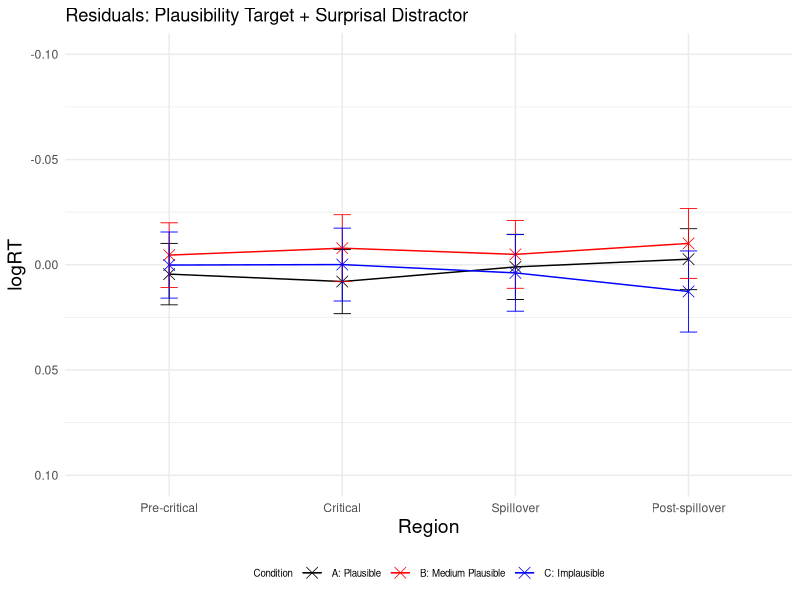
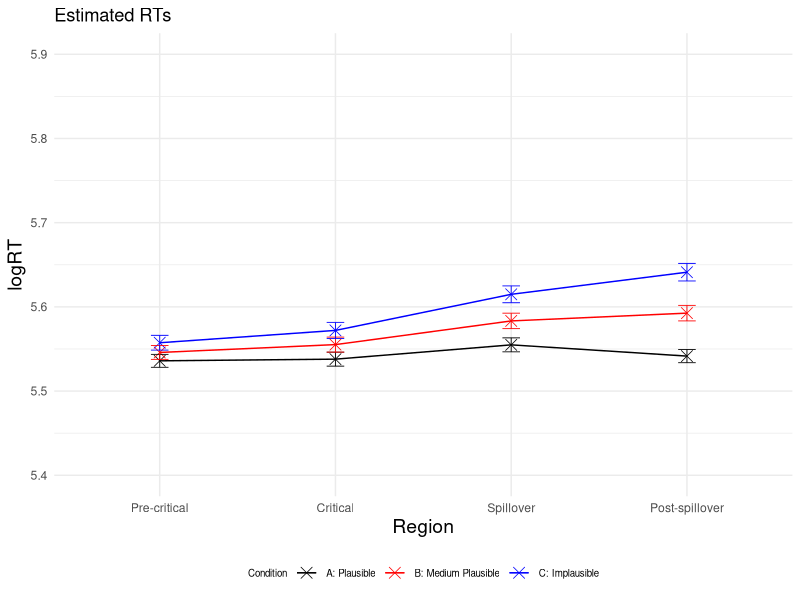
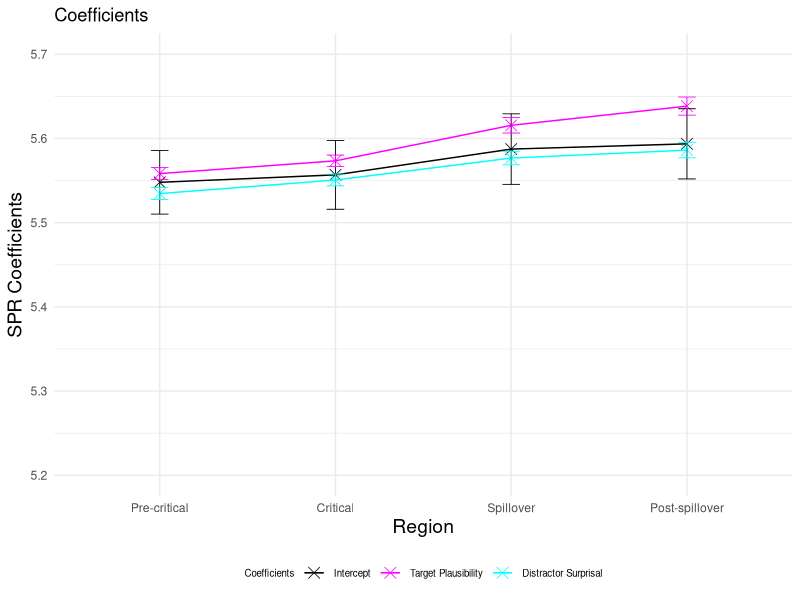
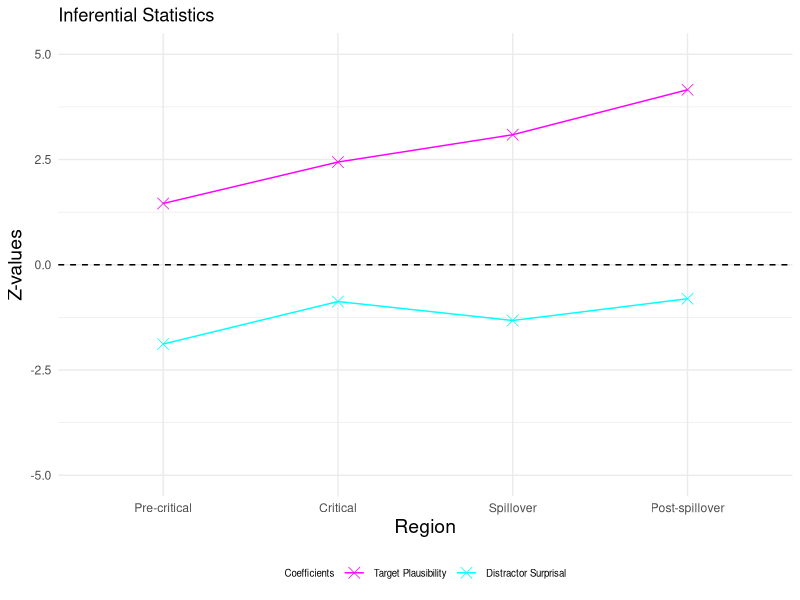
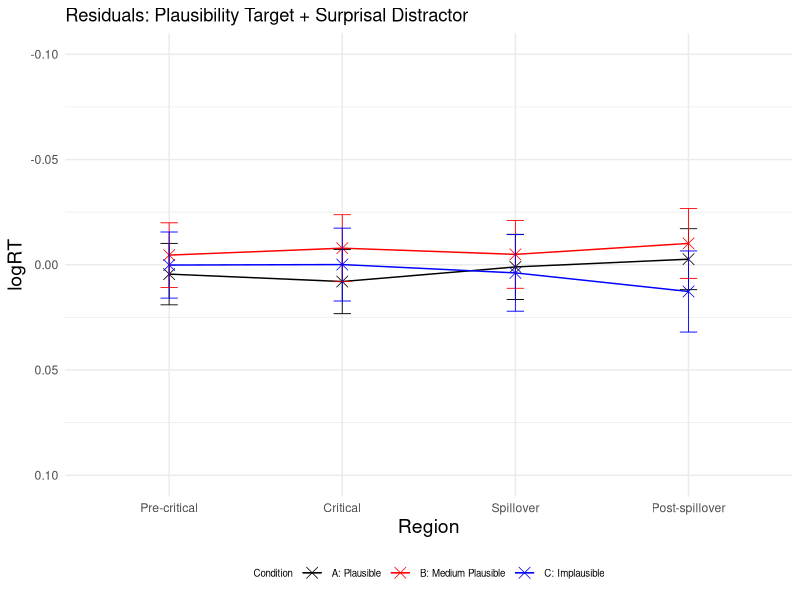
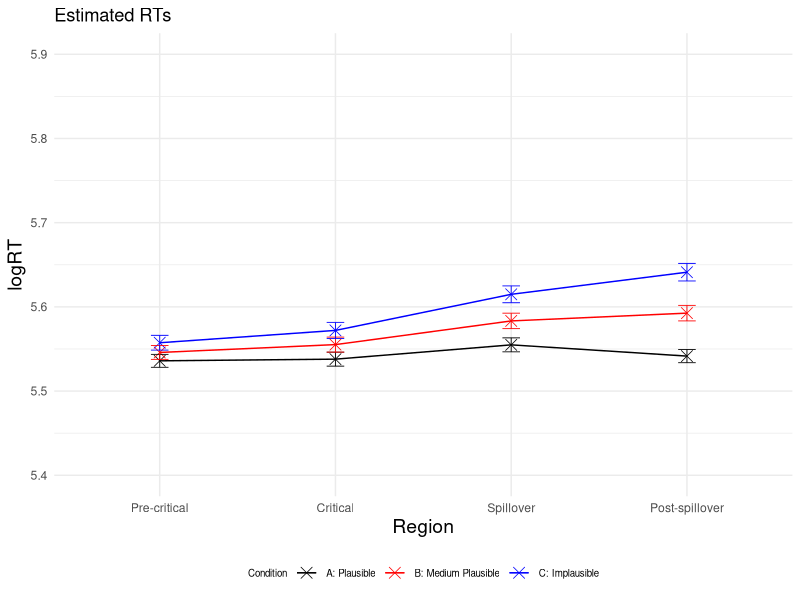
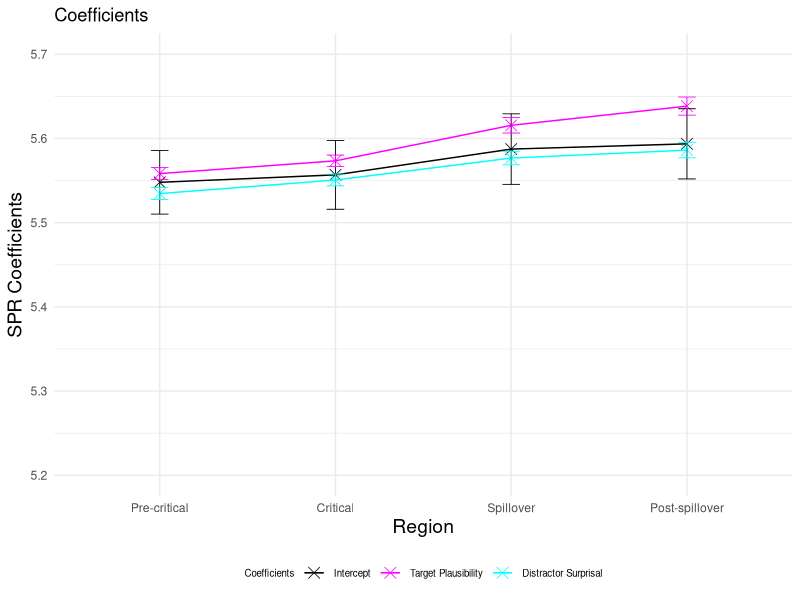
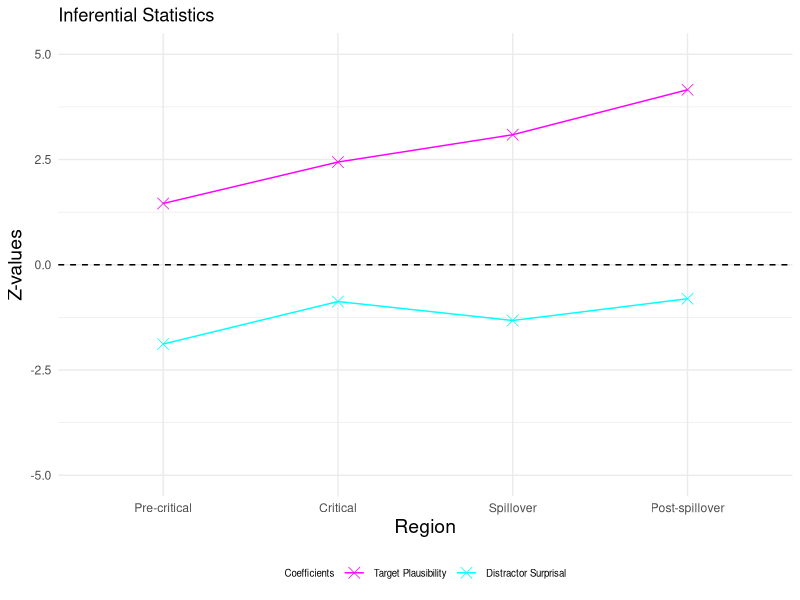

Recreate these plots in R, in order.
### LMER Analysis ###

# load packages
library(lme4) 
library(lmerTest) #for printing p-values (results are the same like when using lme4, but causes error message that model failed to converge)
library(dplyr)
library(ggplot2)

setwd("~/Downloads/Master_Thesis/3_SPR_Study_2/Results_SPR_Plaus_single/")

GP6 <- read.csv("GP6SPR_processed.csv") #read file after removing outliers

# create empty tables to add later residuals, estimated logRTs, p-values and coefficients
residuals <- data.frame(
  Region = character(0),
  Condition = character(0),
  Residual = numeric(0),
  SE_Residual = numeric(0)
)

logRT_estimated <- data.frame(
  Region = character(0),
  Condition = character(0),
  Estimated_logRT = numeric(0),
  SE_Estimated = numeric(0)
)

p_values <- data.frame(
  Region = character(0),
  p_value_plausibility_target = numeric(0),
  p_value_surprisal_distractor = numeric(0)
)

SPR_coefficients <- data.frame(
  Region = character(0),
  Estimate = character(0),
  Estimate_value = numeric(0),
  Estimate_error = numeric(0),
  Z_value = numeric(0)
)


# define regions and conditions
regions <- c("Pre-critical", "Critical", "Spillover", "Post-spillover") 
conditions <- c("A", "B", "C") 


### loop through each of the 4 regions ###
for (region in regions) 
{
  # Precritical region
  region_subset <- subset(GP6, Region == region)

  # standardise predictors (target plausibility (per-trial) and distractor surprisal (pre-test))
  region_subset$scaled_Plaus_per_region <- scale(region_subset$Plaus_target_avg)
  region_subset$scaled_Surprisaldist_per_region <- scale(region_subset$Surprisal_distractor)
  
  # invert predictor target plausibility
  region_subset$inverted_scaled_Plaus_per_region <- (region_subset$scaled_Plaus_per_region) * (-1)
  
  #log transform reading times
  region_subset$logRT_per_region <- log(region_subset$ReadingTime)
  
  
  # fit linear mixed-effects regression model for each region
  model_per_region <- lmerTest::lmer(logRT_per_region ~ inverted_scaled_Plaus_per_region + scaled_Surprisaldist_per_region + 
                              (1 + inverted_scaled_Plaus_per_region + scaled_Surprisaldist_per_region | Subject) + 
                              (1 + inverted_scaled_Plaus_per_region + scaled_Surprisaldist_per_region | Item), data = region_subset)
  
  # print summary of the model
  summary_per_region <- summary(model_per_region)
  print(summary_per_region)
  
  # calculate p-values
  p_values_per_region <- summary_per_region$coefficients[, "Pr(>|t|)"]
  new_row_p_value <- data.frame(Region = region, 
                                p_value_plausibility_target = p_values_per_region[2], 
                                p_value_surprisal_distractor = p_values_per_region[3])
  p_values <- rbind(p_values, new_row_p_value) # add to p-values table
  
  # extract intercept and coefficients (target plausibility and distractor surprisal) added to intercept
  coefficients_per_region <- summary_per_region$coefficients
  intercept <- coefficients_per_region["(Intercept)", 1]
  plaus_target_coeff <- coefficients_per_region["(Intercept)", 1] + coefficients_per_region["inverted_scaled_Plaus_per_region", 1]
  surprisal_distractor_coeff <- coefficients_per_region["(Intercept)", 1] + coefficients_per_region["scaled_Surprisaldist_per_region", 1]
  
  # add error bars for intercept and coefficients (target plausibility and distractor surprisal) 
  new_row_coefficient <- data.frame(Region = region, 
                                    Estimate = "Intercept", 
                                    Estimate_value = intercept, 
                                    Estimate_error = coefficients_per_region["(Intercept)", 2],
                                    Z_value = 0)
  SPR_coefficients <- rbind(SPR_coefficients, new_row_coefficient) # add to coefficients table
  
  new_row_coefficient <- data.frame(Region = region,
                                    Estimate = "Plausability",
                                    Estimate_value = plaus_target_coeff,
                                    Estimate_error = coefficients_per_region["inverted_scaled_Plaus_per_region", 2],
                                    Z_value = coefficients_per_region["inverted_scaled_Plaus_per_region", 1] / coefficients_per_region["inverted_scaled_Plaus_per_region", 2])
  SPR_coefficients <- rbind(SPR_coefficients, new_row_coefficient) # add to coefficients table
  
  new_row_coefficient <- data.frame(Region = region,
                                    Estimate = "Surprisal", 
                                    Estimate_value = surprisal_distractor_coeff, 
                                    Estimate_error = coefficients_per_region["scaled_Surprisaldist_per_region", 2],
                                    Z_value = coefficients_per_region["scaled_Surprisaldist_per_region", 1] / coefficients_per_region["scaled_Surprisaldist_per_region", 2])
  SPR_coefficients <- rbind(SPR_coefficients, new_row_coefficient) # add to coefficients table
  
  
  
  ### loop through each of the 3 conditions ###
  for (condition in conditions)
  {
    # extract subset for each condition
    region_per_condition <- subset(region_subset, Condition == condition)
    # predict logRTs for each condition separately, within each of the 4 regions
    region_per_condition$region_per_condition_Predicted <- predict(model_per_region, newdata = region_per_condition,  type = "response")
    
    # print observed mean logRTs
    region_per_condition_logRT_observed <- mean(region_per_condition$logRT_per_region)

    # print estimated mean logRTs
    region_per_condition_logRT_estimated <- mean(region_per_condition$region_per_condition_Predicted, na.rm = TRUE)
    
    # calculate residuals (observed logRTs - estimated logRTs)
    Residual_region_per_condition <- mean(region_per_condition$logRT_per_region) - mean(region_per_condition$region_per_condition_Predicted, na.rm = TRUE)

    # calculate standard error for residuals
    SE_residuals_region_per_condition <- sqrt(sd(region_per_condition$logRT, na.rm = TRUE)^2/length(region_per_condition$logRT) + sd(region_per_condition$region_per_condition_Predicted, na.rm = TRUE)^2/length(region_per_condition$region_per_condition_Predicted))
    
    # add to residuals table
    new_row_residuals <- data.frame(Region = region, Condition = condition, Residual = Residual_region_per_condition, SE_Residual = SE_residuals_region_per_condition)
    residuals <- rbind(residuals, new_row_residuals)
    
    # calculate standard error for estimated logRTs
    SE_estimated_region_per_condition <- sd(region_per_condition$region_per_condition_Predicted, na.rm = TRUE) / sqrt(length(region_per_condition$region_per_condition_Predicted)) 
    
    # add to estimated logRTs table
    new_row_logRT_estimated <- data.frame(Region = region, Condition = condition, Estimated_logRT = region_per_condition_logRT_estimated, SE_Estimated = SE_estimated_region_per_condition)
    logRT_estimated <- rbind(logRT_estimated, new_row_logRT_estimated)
  }
}



### VISUALIZATIONS ###

# Create a line plot for residuals
p <- ggplot(residuals, aes(x = factor(Region, levels = c("Pre-critical", "Critical", "Spillover", "Post-spillover")), 
                           y = Residual, color = Condition, group = Condition)) + geom_point(shape = 4, size = 3.5, stroke = 0.4) + geom_line(linewidth=0.5) + ylim (0.10, -0.10)
p <- p + theme_minimal() + geom_errorbar(aes(ymin=Residual-SE_Residual, ymax=Residual+SE_Residual), width=.1, size=0.3) 
p <- p + scale_color_manual(name="Condition", labels=c("A: Plausible", "B: Medium Plausible", "C: Implausible"), values=c("#000000", "#FF0000", "#0000FF"))
p <- p + labs(x="Region", y="logRT", title = "Residuals: Plausibility Target + Surprisal Distractor") 
p <- p + theme(legend.position="bottom", legend.text=element_text(size=7), legend.title=element_text(size=7), axis.title.x = element_text(size = 14), axis.title.y = element_text(size = 14)) 
p 
ggsave("Residuals_Plot.pdf", p, width=4, height=4)


# Create a line plot for estimated logRTs
p <- ggplot(logRT_estimated, aes(x = factor(Region, levels = c("Pre-critical", "Critical", "Spillover", "Post-spillover")), 
                                 y = Estimated_logRT, color = Condition, group = Condition)) + geom_point(shape = 4, size = 3.5, stroke = 0.4) + geom_line(linewidth=0.5) + ylim (5.4, 5.9)
p <- p + theme_minimal() + geom_errorbar(aes(ymin=Estimated_logRT-SE_Estimated, ymax=Estimated_logRT+SE_Estimated), width=.1, size=0.3) 
p <- p + scale_color_manual(name="Condition", labels=c("A: Plausible", "B: Medium Plausible", "C: Implausible"), values=c("#000000", "#FF0000", "#0000FF"))
p <- p + labs(x="Region", y="logRT", title = "Estimated RTs") 
p <- p + theme(legend.position="bottom", legend.text=element_text(size=7), legend.title=element_text(size=7), axis.title.x = element_text(size = 14), axis.title.y = element_text(size = 14)) 
p 
ggsave("Estimated_RTs_Plot.pdf", p, width=4, height=4)


# Plot intercept and coefficients added to intercept
p <- ggplot(SPR_coefficients, aes(x = factor(Region, levels = c("Pre-critical", "Critical", "Spillover", "Post-spillover")), 
                                 y = Estimate_value, color = Estimate, group = Estimate)) + geom_point(shape = 4, size = 3.5, stroke = 0.4) + geom_line(linewidth=0.5) + ylim (5.2, 5.7)
p <- p + theme_minimal() + geom_errorbar(aes(ymin=Estimate_value-Estimate_error, ymax=Estimate_value+Estimate_error), width=.1, size=0.3) 
p <- p + scale_color_manual(name="Coefficients", labels=c("Intercept", "Target Plausibility", "Distractor Surprisal"), values=c("#000000", "#FF00FF", "#00FFFF"))
p <- p + labs(x="Region", y="SPR Coefficients", title = "Coefficients") 
p <- p + theme(legend.position="bottom", legend.text=element_text(size=7), legend.title=element_text(size=7), axis.title.x = element_text(size = 14), axis.title.y = element_text(size = 14)) 
p 
ggsave("Intercept_Coefficients_Plot.pdf", p, width=4, height=4)


# plot effect sizes (z-vaues)
Effect_sizes <- subset(SPR_coefficients, Estimate != 'Intercept')

p <- ggplot(Effect_sizes, aes(x = factor(Region, levels = c("Pre-critical", "Critical", "Spillover", "Post-spillover")), 
                                  y = Z_value, color = Estimate, group = Estimate)) + geom_point(shape = 4, size = 3.5, stroke = 0.4) + geom_line(linewidth=0.5) + ylim (-5, 5)
p <- p + geom_hline(yintercept=0, linetype=2)
p <- p + theme_minimal()
p <- p + scale_color_manual(name="Coefficients", labels=c( "Target Plausibility", "Distractor Surprisal"), values=c("#FF00FF", "#00FFFF"))
p <- p + labs(x="Region", y="Z-values", title = "Inferential Statistics") 
p <- p + theme(legend.position="bottom", legend.text=element_text(size=7), legend.title=element_text(size=7), axis.title.x = element_text(size = 14), axis.title.y = element_text(size = 14)) 
p 
ggsave("Z_values_Plot.pdf", p, width=4, height=4)
